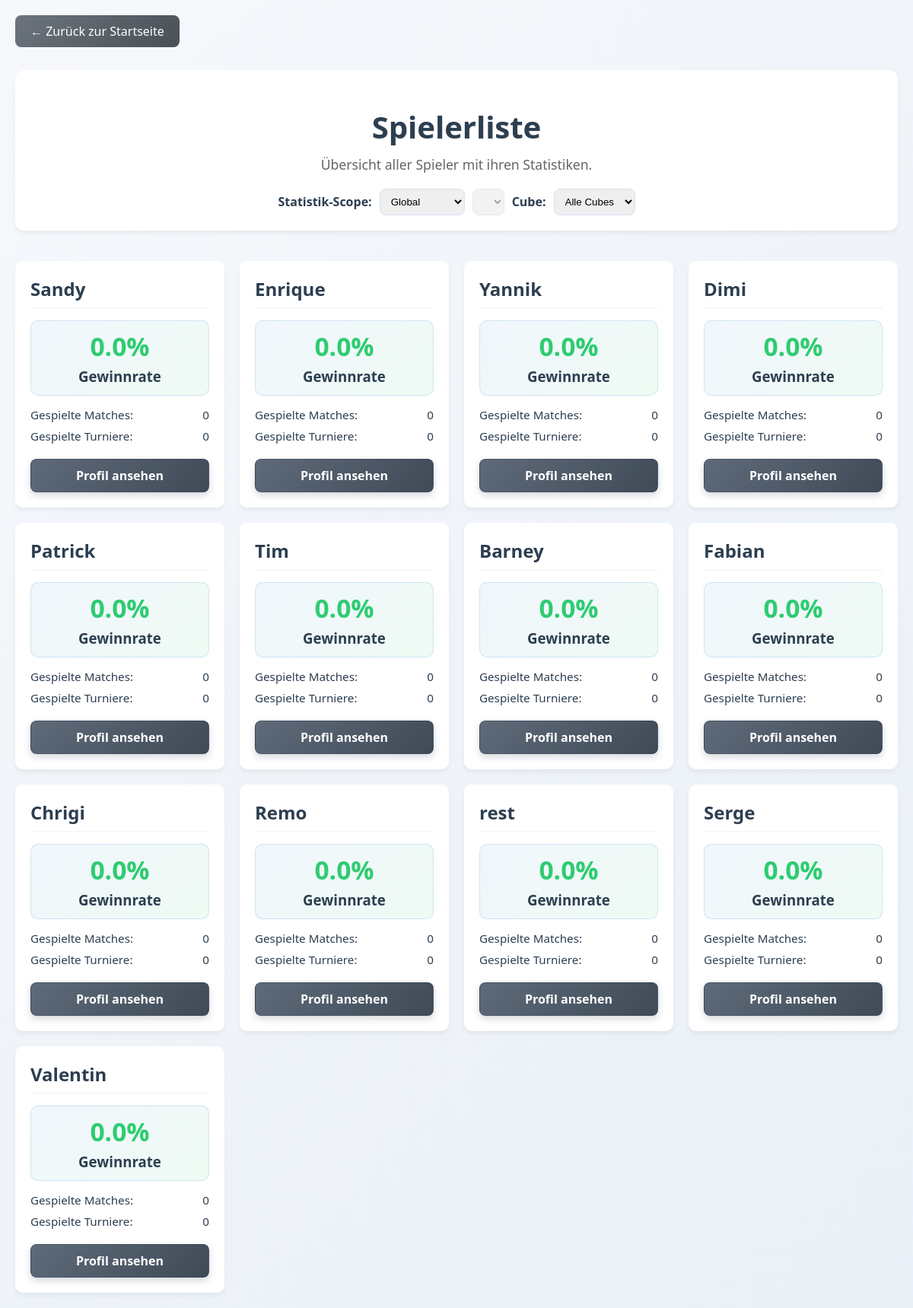
Page /mtg/players on the committed database.
### app/models.py (models this page shows)
class Player(db.Model):
    __tablename__ = "players"
    id = db.Column(db.String(36), primary_key=True, default=_uuid_str)
    name = db.Column(db.String(80), nullable=False, unique=True)
    normalized_name = db.Column(db.String(120), nullable=False, unique=True, index=True)
    created_at = db.Column(db.DateTime, default=_utcnow, nullable=False)

### app/routes.py (the view)
@main.route("/players")
def players_list():
    from .player_stats import (
        get_all_players,
        load_player_data,
        get_player_statistics,
        get_played_group_and_cube_ids,
    )
    played_group_ids, played_cube_ids = get_played_group_and_cube_ids()
    tournament_groups = [g for g in load_tournament_groups() if g["id"] in played_group_ids]
    valid_group_ids = {group["id"] for group in tournament_groups}
    cube_filter_options = [{"id": "all", "name": "Alle Cubes"}] + [
        cube for cube in load_allowed_cubes() if cube["id"] in played_cube_ids
    ]
    valid_cube_ids = {cube["id"] for cube in cube_filter_options if cube["id"] != "all"}
    stats_scope = request.args.get("scope", "global")
    selected_group_id = request.args.get("group_id", DEFAULT_GROUP_ID)
    selected_cube_id = (request.args.get("cube", "all") or "all").strip().lower()
    if selected_group_id not in valid_group_ids:
        selected_group_id = tournament_groups[0]["id"] if tournament_groups else DEFAULT_GROUP_ID
    if stats_scope != "group":
        stats_scope = "global"
    if stats_scope == "group" and not valid_group_ids:
        stats_scope = "global"
    if selected_cube_id != "all" and selected_cube_id not in valid_cube_ids:
        selected_cube_id = "all"
    stats_group_id = selected_group_id if stats_scope == "group" else None
    all_players = get_all_players()
    players_data = {}
    for player in all_players:
        if _is_deleted_player_name(player):
            continue
        player_data = load_player_data(player)
        player_stats = get_player_statistics(
            player,
            group_id=stats_group_id,
            cube_filter=selected_cube_id,
        )
        has_active_match_filter = stats_scope == "group" or selected_cube_id != "all"
        if has_active_match_filter and player_stats.get("total_matches", 0) <= 0:
            continue
        power_nine_count = player_stats.get("power_nine_total", 0) if selected_cube_id == "vintage" else 0
        players_data[player] = {
            "power_nine_count": power_nine_count,
            "tournaments_played": player_stats.get("tournaments_played", 0),
            "match_win_percentage": player_stats.get("match_win_percentage", 0),
            "total_matches": player_stats.get("total_matches", 0)
        }
    sorted_players = dict(sorted(
        players_data.items(),
        key=lambda item: item[1]["match_win_percentage"],
        reverse=True
    ))
    return render_template(
        "players_list.html",
        players=sorted_players,
        stats_scope=stats_scope,
        selected_group_id=selected_group_id,
        tournament_groups=tournament_groups,
        selected_cube_id=selected_cube_id,
        cube_filter_options=cube_filter_options,
        show_power_nine_stats=(selected_cube_id == "vintage"),
    )

### app/player_stats.py (called while the page is built, shortened)
def _is_deleted_player_name(name: str) -> bool:
    return isinstance(name, str) and name.startswith("DELETED_PLAYER")

def create_default_player_data() -> Dict[str, Any]:
    power_nine_dict = {card: False for card in POWER_NINE}
    return {
        "power_nine": power_nine_dict,
        "other_stats": {
            "wins_total": 0,
            "favorite_color": "",
            "tournaments_played": 0,
        },
    }

def load_player_data(player_name: str) -> Dict[str, Any]:
    if not has_app_context():
        return load_all_players_data().get(player_name, create_default_player_data())
    player = Player.query.filter_by(normalized_name=normalize_name(player_name)).first()
    if not player:
        return create_default_player_data()
    return create_default_player_data()

def get_all_players() -> Set[str]:
    if has_app_context():
        return {row.name for row in Player.query.all() if row.name and not _is_deleted_player_name(row.name)}
    return set()

def get_played_group_and_cube_ids() -> Tuple[Set[str], Set[str]]:
    played_group_ids: Set[str] = set()
    played_cube_ids: Set[str] = set()
    if has_app_context():
        rows = (
            db.session.query(Tournament.group_id, Tournament.cube_id)
            .join(Round, Round.tournament_id == Tournament.id)
            .join(Match, Match.round_id == Round.id)
            .filter(Match.score1.isnot(None), Match.score2.isnot(None))
            .distinct()
            .all()
        )
        for group_id, cube_id in rows:
            played_group_ids.add(normalize_group_id(group_id))
            played_cube_ids.add(normalize_cube_id(cube_id))
        return played_group_ids, played_cube_ids

def _empty_stats():
    return {
        "matches_won": 0,
        "matches_lost": 0,
        "matches_draw": 0,
        "games_won": 0,
        "games_lost": 0,
        "games_draw": 0,
        "total_games": 0,
        "total_matches": 0,
        "tournaments_played": 0,
        "unique_opponents": 0,
        "power_nine_total": 0,
        "power_nine_counts": {card: 0 for card in POWER_NINE},
        "match_win_percentage": 0.0,
        "game_win_percentage": 0.0,
    }

### app/routes.py (called while the page is built, shortened)
def _is_deleted_player_name(name):
    return isinstance(name, str) and name.startswith("DELETED_PLAYER")

@main.before_app_request
def require_authentication():
    if not current_app.config.get("APP_LOGIN_ENABLED"):
        return None

### app/templates/players_list.html (shortened to what this page needs)
<!DOCTYPE html>
<html>
<head>
</head>
<body>
    <div class="navigation">
        <a href="{{ url_for('main.index') }}" class="back-button">← Zurück zur Startseite</a>
    </div>
    <div class="header">
        <h1>Spielerliste</h1>
        <div class="page-description">
            Übersicht aller Spieler mit ihren Statistiken.
        </div>
        <form method="GET" action="{{ url_for('main.players_list') }}" style="display:flex; gap:10px; justify-content:center; align-items:center; flex-wrap:wrap;">
            <label for="scope" style="font-weight:600;">Statistik-Scope:</label>
            <select id="scope" name="scope" onchange="this.form.submit()" style="padding:8px 10px; border:1px solid #d7e2ef; border-radius:8px;">
                <option value="global" {% if stats_scope == 'global' %}selected{% endif %}>Global</option>
            </select>
            <select id="group_id" name="group_id" {% if stats_scope != 'group' %}disabled{% endif %} onchange="this.form.submit()" style="padding:8px 10px; border:1px solid #d7e2ef; border-radius:8px;">
            </select>
            <label for="cube" style="font-weight:600;">Cube:</label>
            <select id="cube" name="cube" onchange="this.form.submit()" style="padding:8px 10px; border:1px solid #d7e2ef; border-radius:8px;">
                {% for cube in cube_filter_options %}
                    <option value="{{ cube.id }}" {% if cube.id == selected_cube_id %}selected{% endif %}>{{ cube.name }}</option>
                {% endfor %}
            </select>
        </form>
    </div>
    <div class="player-list">
        {% for player_name, player_data in players.items() %}
            <div class="player-card">
                <div class="player-name">{{ player_name }}</div>
                <div class="win-percentage">
                    <span>{{ player_data.match_win_percentage }}%</span><br>
                    <small>Gewinnrate</small>
                </div>
                <div class="player-stats">
                    <div class="stat-item">
                        <div>Gespielte Matches:</div>
                        <div>{{ player_data.total_matches }}</div>
                    </div>
                    <div class="stat-item">
                        <div>Gespielte Turniere:</div>
                        <div>{{ player_data.tournaments_played }}</div>
                    </div>
                </div>
                <a href="{{ url_for('main.player_profile', player_name=player_name, scope=stats_scope, group_id=selected_group_id, cube=selected_cube_id) }}" class="view-profile-btn">
                    Profil ansehen
                </a>
            </div>
        {% else %}
            <p>Keine Spieler gefunden.</p>
        {% endfor %}
    </div>
</body>
</html>

### app/templates/players_list.html (style rules this page uses)
:root { --primary-color: #4a90e2; --secondary-color: #2ecc71; --danger-color: #e74c3c; --dark-color: #2c3e50; --light-color: #f5f7fa; --gradient-start: #4a90e2; --gradient-end: #2ecc71; }
body { font-family: 'Segoe UI', Arial, sans-serif; max-width: 1200px; margin: 0 auto; padding: 20px; background: linear-gradient(135deg, #f6f8fc 0%, #e9f0f7 100%); color: var(--dark-color); min-height: 100vh; }
.header { text-align: center; margin-bottom: 40px; padding: 20px; background: white; border-radius: 12px; box-shadow: 0 4px 6px rgba(0,0,0,0.05); }
h1 { color: var(--dark-color); margin-bottom: 10px; font-size: 2.5em; text-shadow: 1px 1px 2px rgba(0,0,0,0.1); }
.page-description { color: #666; font-size: 1.1em; margin-bottom: 20px; }
.player-list { display: grid; grid-template-columns: repeat(4, 1fr); gap: 20px; margin-top: 30px; }
.player-card { background: white; border-radius: 10px; padding: 20px; box-shadow: 0 4px 6px rgba(0,0,0,0.05); transition: transform 0.3s ease, box-shadow 0.3s ease; position: relative; overflow: hidden; }
.player-name { font-size: 1.5em; font-weight: 600; margin-bottom: 15px; color: var(--dark-color); border-bottom: 2px solid var(--light-color); padding-bottom: 8px; }
.player-stats { margin-top: 15px; }
.stat-item { display: flex; justify-content: space-between; margin-bottom: 8px; font-size: 0.95em; }
.view-profile-btn { display: block; margin-top: 20px; padding: 10px; background: linear-gradient(135deg, #5f6b7a 0%, #3f4a57 100%); color: white; text-align: center; border-radius: 8px; text-decoration: none; font-weight: 600; border: 1px solid rgba(44, 62, 80, 0.35); box-shadow: 0 4px 10px rgba(44, 62, 80, 0.2); transition: transform 0.3s ease, box-shadow 0.3s ease; }
.navigation { margin-bottom: 30px; }
.back-button { display: inline-block; padding: 10px 20px; background: linear-gradient(135deg, #6c757d 0%, #495057 100%); color: white; border-radius: 8px; text-decoration: none; font-weight: 500; transition: all 0.3s ease; }
.win-percentage { font-weight: 600; font-size: 1.4em; margin: 15px 0; text-align: center; background: linear-gradient(135deg, rgba(74, 144, 226, 0.08) 0%, rgba(46, 204, 113, 0.08) 100%); border: 1px solid rgba(74, 144, 226, 0.2); border-radius: 10px; padding: 10px 8px; }
.win-percentage span { color: var(--secondary-color); font-size: 1.5em; }

### rows in the picture
Player: name "Sandy", match_win_percentage "0.0", total_matches "0", tournaments_played "0"
Player: name "Enrique", match_win_percentage "0.0", total_matches "0", tournaments_played "0"
Player: name "Yannik", match_win_percentage "0.0", total_matches "0", tournaments_played "0"
Player: name "Dimi", match_win_percentage "0.0", total_matches "0", tournaments_played "0"
Player: name "Patrick", match_win_percentage "0.0", total_matches "0", tournaments_played "0"
Player: name "Tim", match_win_percentage "0.0", total_matches "0", tournaments_played "0"
Player: name "Barney", match_win_percentage "0.0", total_matches "0", tournaments_played "0"
Player: name "Fabian", match_win_percentage "0.0", total_matches "0", tournaments_played "0"
Player: name "Chrigi", match_win_percentage "0.0", total_matches "0", tournaments_played "0"
Player: name "Remo", match_win_percentage "0.0", total_matches "0", tournaments_played "0"
Player: name "rest", match_win_percentage "0.0", total_matches "0", tournaments_played "0"
Player: name "Serge", match_win_percentage "0.0", total_matches "0", tournaments_played "0"
Player: name "Valentin", match_win_percentage "0.0", total_matches "0", tournaments_played "0"

### other values in the picture
form field cube "Alle Cubes"
